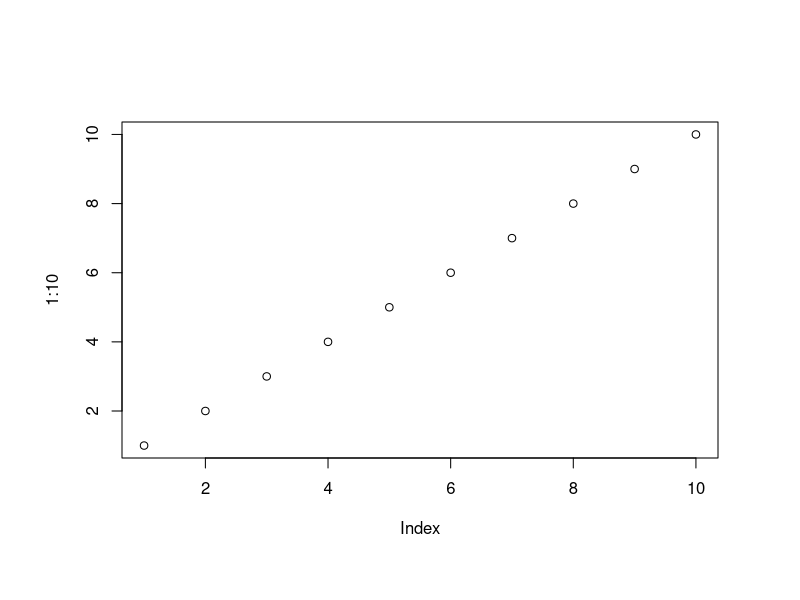

Write R code to recreate this figure. (Note: this script raises an error after producing the figure.)
# This is a sample for extending pdf device
pdf("pdf2.pdf")
par(oma=c(2,2,2,2))

plot(1:10)

############################################
## You can make URL link box by "pdf.box" ##
############################################
pdf.box(1, 5, 3, 8, "http://www.r-project.org")

###################################################
## You can also make popup text box by "pdf.box" ##
###################################################
x <- 1:10
pdf.box(x-0.1, x-0.1, x+0.1, x+0.1, LETTERS[x], link=FALSE, border=c(0,0,1))

text(5, 9, "mouse over points!", col=2)

############################################################
## URL link and popup text for strings can be assigned by ##
## "text" and "mtext".                                    ##
############################################################
text(5, 2, "text test", url="http://www.google.com")

mtext("mtext test 1", cex=2, popup="Hello, world!")
mtext("mtext test 2", side = 2, line=2, url="http://www.apple.com")
mtext("mtext test 3", outer=TRUE, side = 1, url="http://www.bioconductor.org")
mtext("mtext test 4", outer=TRUE, side = 4, cex=3, url="http://www.playstation.com")

dev.off()
